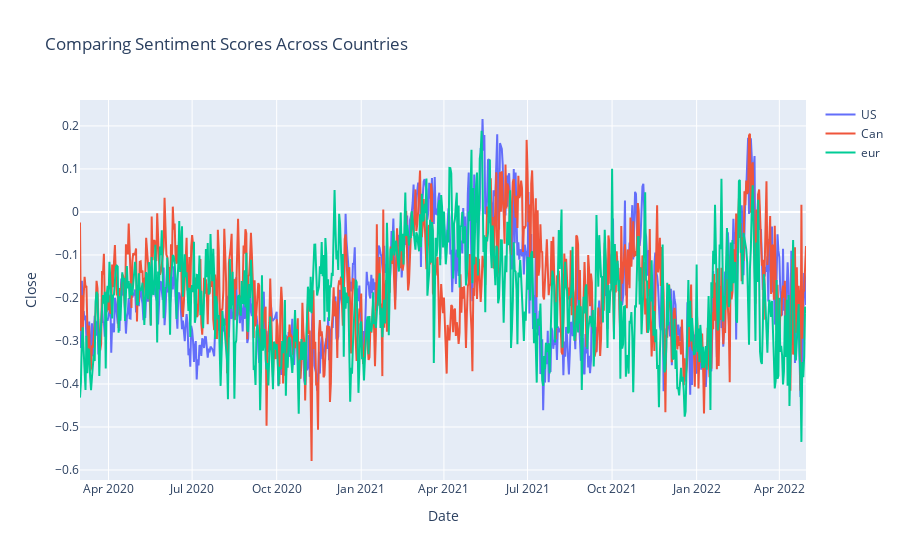

The notebook cell saved with this chart:
### Code cell
fig = go.Figure()
fig.add_trace(go.Scatter(x=df["date"], y=df["prediction"], name="US", mode="lines"))
fig.add_trace(go.Scatter(x=df_can["date"], y=df_can["prediction"], name="Can", mode="lines"))
fig.add_trace(go.Scatter(x=df_eur["date"], y=df_eur["prediction"], name="eur", mode="lines"))

fig.update_layout(
    title="Comparing Sentiment Scores Across Countries", xaxis_title="Date", yaxis_title="Close"
)

### Figure 1 — Plotly figure (JSON) as saved in the notebook; plotly's stock layout.template omitted (floating-point values rounded to 4 significant figures; data arrays with more than 128 entries replaced by an {"elided": "..."} marker saying what was removed)
{"data": [{"mode": "lines", "name": "US", "type": "scatter", "x": {"elided": "791 str values"}, "y": {"elided": "791 float values"}}, {"mode": "lines", "name": "Can", "type": "scatter", "x": {"elided": "791 str values"}, "y": {"elided": "791 float values"}}, {"mode": "lines", "name": "eur", "type": "scatter", "x": {"elided": "791 str values"}, "y": {"elided": "791 float values"}}], "layout": {"title": {"text": "Comparing Sentiment Scores Across Countries"}, "xaxis": {"title": {"text": "Date"}}, "yaxis": {"title": {"text": "Close"}}}}
